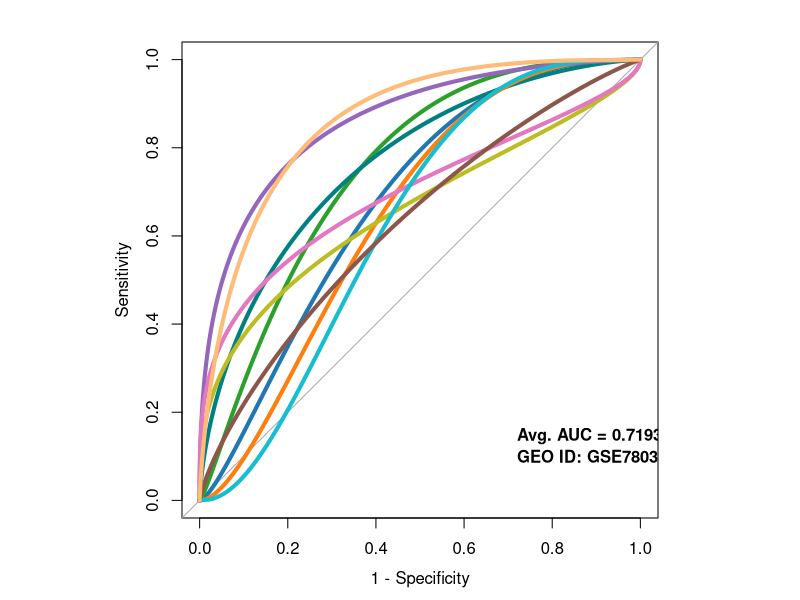
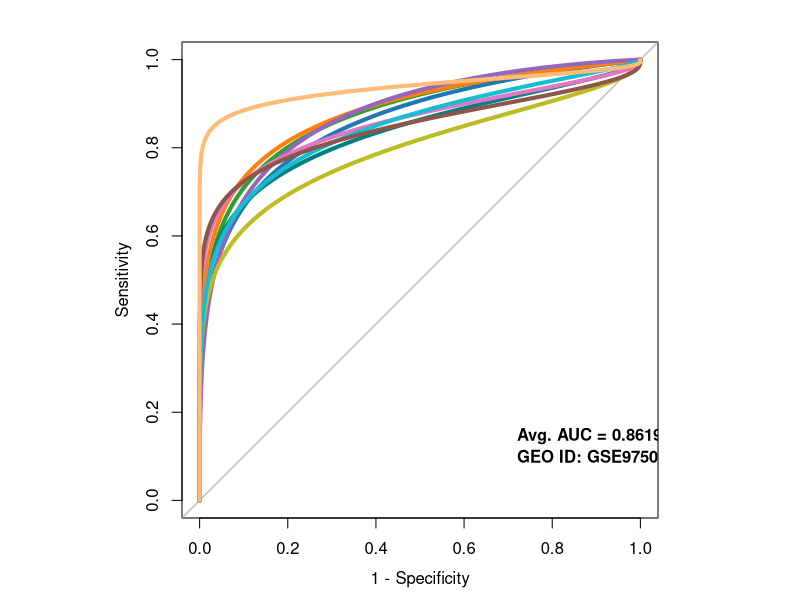
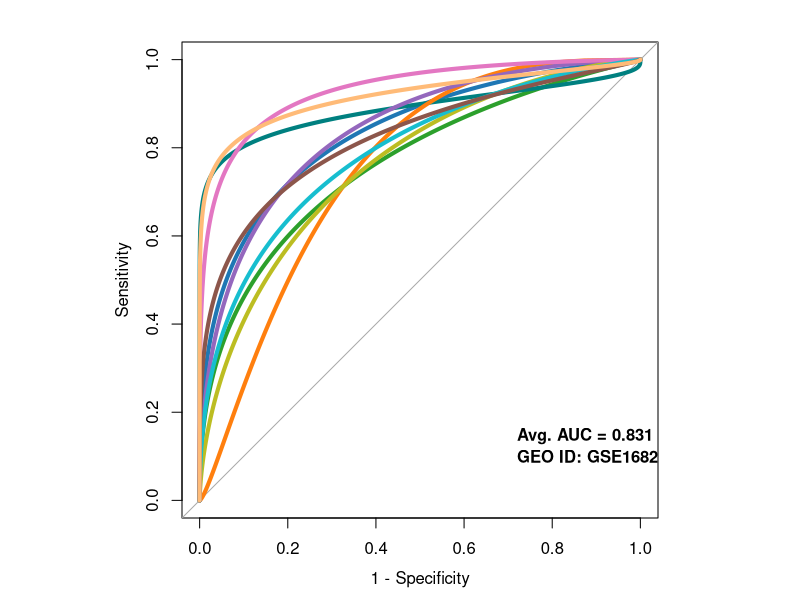

Write the R code that produced these figures, in order.
setwd("G:\\")

library(pROC)
#=====================Data_GSE7803=======================
pdf("ROC_GSE7803.pdf")
Data<-read.csv("ROCdata_GSE7803.csv", header=T)
n1=10; n2=31
rownames(Data)<-Data[,1];Data<-Data[,-1];Data; dim(Data)
Data<-log2(Data)
df <- data.frame(t(Data)); labels<-c(rep(0,n1), rep(1,n2))
df$labels<-labels
#======================================================
#========PLOT=========================================
#par(mfrow = c(2, 2)) 
par(pty="s")
roc1 <- roc(labels ~ CDK1, df, smooth=TRUE, print.auc = TRUE)
plot(roc1, show.thres=TRUE, legacy.axes=TRUE,col="#1f77b4",lwd=4)
auc_roc1<- as.vector(auc(roc1))            

roc2 <- roc(labels ~ TOP2A, df, smooth=TRUE,print.auc = TRUE)
plot(roc2, add=TRUE, percent=roc1$percent, col="#2ca02c",lwd=4)
auc_roc2<- as.vector(auc(roc2)) 

roc3<- roc(labels ~ BRCA1, df, smooth=TRUE, print.auc = TRUE)
plot(roc3, add=TRUE, percent=roc1$percent, col="#008080",lwd=4)
auc_roc3<- as.vector(auc(roc3)) 

roc4<- roc(labels ~ CDC20, df, smooth=TRUE,print.auc = TRUE)
plot(roc4, add=TRUE, percent=roc1$percent, col="#ff7f0e",lwd=4)
auc_roc4<- as.vector(auc(roc4)) 


roc5 <- roc(labels ~ FEN1, df, smooth=TRUE,print.auc = TRUE)
plot(roc5, add=TRUE, percent=roc1$percent, col="#9467bd",lwd=4)
auc_roc5<- as.vector(auc(roc5)) 


roc6<- roc(labels ~ BUB1B, df, smooth=TRUE, print.auc = TRUE)
plot(roc6, add=TRUE, percent=roc1$percent, col="#bcbd22",lwd=4)
auc_roc6<- as.vector(auc(roc6)) 

roc7<- roc(labels ~ CDC45, df, smooth=TRUE,print.auc = TRUE)
plot(roc7, add=TRUE, percent=roc1$percent, col="#e377c2",lwd=4)
auc_roc7<- as.vector(auc(roc7)) 

roc8<- roc(labels ~ KIF23, df, smooth=TRUE, print.auc = TRUE)
plot(roc8, add=TRUE, percent=roc1$percent, col="#17becf",lwd=4)
auc_roc8<- as.vector(auc(roc8)) 


roc9 <- roc(labels ~ KIF11, df, smooth=TRUE,print.auc = TRUE)
plot(roc9,add=TRUE, percent=roc1$percent, col="#8c564b",lwd=4)
auc_roc9<- as.vector(auc(roc9)) 

roc10<- roc(labels ~ MCM7, df, smooth=TRUE, print.auc = TRUE)
plot(roc10, add=TRUE, percent=roc1$percent, col="#ffbb78",lwd=4)
auc_roc10<- as.vector(auc(roc10)) 

#=====================AUC
AUC<-round(mean(c(auc_roc1,auc_roc2,auc_roc3,auc_roc4,
                  auc_roc5,auc_roc6,auc_roc7,auc_roc8,auc_roc9,auc_roc10)),digit=4)
#=========legend
#legend("bottomright", legend=c("S100B", "NDKA"), col=c("#1c61b6", "#008600"), lwd=2)
text(.28, .15, labels=paste("Avg. AUC =", AUC), adj=c(0,.5), col = "1",font = 2)
text(.28, .10, labels=paste("GEO ID: GSE7803"), adj=c(0,.5),col = "1",font = 2)

dev.off()


#********************************************************************
#********************************************************************
#********************************************************************
#=======================================================
library(pROC)
#=====================Data_GSE9750=======================
pdf("ROC_GSE9750.pdf")
Data<-read.csv("ROCdata_GSE9750.csv", header=T)
n1=24; n2=33
rownames(Data)<-Data[,1];Data<-Data[,-c(1:10)];Data; dim(Data)
Data<-log2(Data)
df <- data.frame(t(Data)); labels<-c(rep(0,n1), rep(1,n2))
df$labels<-labels
#======================================================
#========PLOT=========================================
#par(mfrow = c(2, 2)) 
par(pty="s")
roc1 <- roc(labels ~ CDK1, df, smooth=TRUE, print.auc = TRUE)
plot(roc1, show.thres=TRUE, legacy.axes=TRUE,col="#1f77b4",lwd=4)
auc_roc1<- as.vector(auc(roc1))            

roc2 <- roc(labels ~ TOP2A, df, smooth=TRUE,print.auc = TRUE)
plot(roc2, add=TRUE, percent=roc1$percent, col="#2ca02c",lwd=4)
auc_roc2<- as.vector(auc(roc2)) 

roc3<- roc(labels ~ BRCA1, df, smooth=TRUE, print.auc = TRUE)
plot(roc3, add=TRUE, percent=roc1$percent, col="#008080",lwd=4)
auc_roc3<- as.vector(auc(roc3)) 

roc4<- roc(labels ~ CDC20, df, smooth=TRUE,print.auc = TRUE)
plot(roc4, add=TRUE, percent=roc1$percent, col="#ff7f0e",lwd=4)
auc_roc4<- as.vector(auc(roc4)) 


roc5 <- roc(labels ~ FEN1, df, smooth=TRUE,print.auc = TRUE)
plot(roc5, add=TRUE, percent=roc1$percent, col="#9467bd",lwd=4)
auc_roc5<- as.vector(auc(roc5)) 


roc6<- roc(labels ~ BUB1B, df, smooth=TRUE, print.auc = TRUE)
plot(roc6, add=TRUE, percent=roc1$percent, col="#bcbd22",lwd=4)
auc_roc6<- as.vector(auc(roc6)) 

roc7<- roc(labels ~ CDC45, df, smooth=TRUE,print.auc = TRUE)
plot(roc7, add=TRUE, percent=roc1$percent, col="#e377c2",lwd=4)
auc_roc7<- as.vector(auc(roc7)) 

roc8<- roc(labels ~ KIF23, df, smooth=TRUE, print.auc = TRUE)
plot(roc8, add=TRUE, percent=roc1$percent, col="#17becf",lwd=4)
auc_roc8<- as.vector(auc(roc8)) 


roc9 <- roc(labels ~ KIF11, df, smooth=TRUE,print.auc = TRUE)
plot(roc9,add=TRUE, percent=roc1$percent, col="#8c564b",lwd=4)
auc_roc9<- as.vector(auc(roc9)) 

roc10<- roc(labels ~ MCM7, df, smooth=TRUE, print.auc = TRUE)
plot(roc10, add=TRUE, percent=roc1$percent, col="#ffbb78",lwd=4)
auc_roc10<- as.vector(auc(roc10)) 

#=====================AUC
AUC<-round(mean(c(auc_roc1,auc_roc2,auc_roc3,auc_roc4,
                  auc_roc5,auc_roc6,auc_roc7,auc_roc8,auc_roc9,auc_roc10)),digit=4)
#=========legend
#legend("bottomright", legend=c("S100B", "NDKA"), col=c("#1c61b6", "#008600"), lwd=2)
text(.28, .15, labels=paste("Avg. AUC =", AUC), adj=c(0,.5), col = "1",font = 2)
text(.28, .10, labels=paste("GEO ID: GSE9750"), adj=c(0,.5),col = "1",font = 2)

dev.off()


#********************************************************************
#********************************************************************
#********************************************************************
#=======================================================
library(pROC)
#=====================Data_GSE168244=======================
pdf("ROC_GSE168244.pdf")
Data<-read.csv("ROCdata_GSE168244.csv", header=T)
n1=18; n2=17
rownames(Data)<-Data[,1];Data<-Data[,-1];Data; dim(Data)
#Data<-log2(Data)
df <- data.frame(t(Data)); labels<-c(rep(0,n1), rep(1,n2))
df$labels<-labels
#======================================================
#========PLOT=========================================
#par(mfrow = c(2, 2)) 
par(pty="s")
roc1 <- roc(labels ~ CDK1, df, smooth=TRUE, print.auc = TRUE)
plot(roc1, show.thres=TRUE, legacy.axes=TRUE,col="#1f77b4",lwd=4)
auc_roc1<- as.vector(auc(roc1))            

roc2 <- roc(labels ~ TOP2A, df, smooth=TRUE,print.auc = TRUE)
plot(roc2, add=TRUE, percent=roc1$percent, col="#2ca02c",lwd=4)
auc_roc2<- as.vector(auc(roc2)) 

roc3<- roc(labels ~ BRCA1, df, smooth=TRUE, print.auc = TRUE)
plot(roc3, add=TRUE, percent=roc1$percent, col="#008080",lwd=4)
auc_roc3<- as.vector(auc(roc3)) 

roc4<- roc(labels ~ CDC20, df, smooth=TRUE,print.auc = TRUE)
plot(roc4, add=TRUE, percent=roc1$percent, col="#ff7f0e",lwd=4)
auc_roc4<- as.vector(auc(roc4)) 


roc5 <- roc(labels ~ FEN1, df, smooth=TRUE,print.auc = TRUE)
plot(roc5, add=TRUE, percent=roc1$percent, col="#9467bd",lwd=4)
auc_roc5<- as.vector(auc(roc5)) 


roc6<- roc(labels ~ BUB1B, df, smooth=TRUE, print.auc = TRUE)
plot(roc6, add=TRUE, percent=roc1$percent, col="#bcbd22",lwd=4)
auc_roc6<- as.vector(auc(roc6)) 

roc7<- roc(labels ~ CDC45, df, smooth=TRUE,print.auc = TRUE)
plot(roc7, add=TRUE, percent=roc1$percent, col="#e377c2",lwd=4)
auc_roc7<- as.vector(auc(roc7)) 

roc8<- roc(labels ~ KIF23, df, smooth=TRUE, print.auc = TRUE)
plot(roc8, add=TRUE, percent=roc1$percent, col="#17becf",lwd=4)
auc_roc8<- as.vector(auc(roc8)) 


roc9 <- roc(labels ~ KIF11, df, smooth=TRUE,print.auc = TRUE)
plot(roc9,add=TRUE, percent=roc1$percent, col="#8c564b",lwd=4)
auc_roc9<- as.vector(auc(roc9)) 

roc10<- roc(labels ~ MCM7, df, smooth=TRUE, print.auc = TRUE)
plot(roc10, add=TRUE, percent=roc1$percent, col="#ffbb78",lwd=4)
auc_roc10<- as.vector(auc(roc10)) 

#=====================AUC
AUC<-round(mean(c(auc_roc1,auc_roc2,auc_roc3,auc_roc4,
                  auc_roc5,auc_roc6,auc_roc7,auc_roc8,auc_roc9,auc_roc10)),digit=4)
#=========legend
#legend("bottomright", legend=c("S100B", "NDKA"), col=c("#1c61b6", "#008600"), lwd=2)
text(.28, .15, labels=paste("Avg. AUC =", AUC), adj=c(0,.5), col = "1",font = 2)
text(.28, .10, labels=paste("GEO ID: GSE168244"), adj=c(0,.5),col = "1",font = 2)

dev.off()


